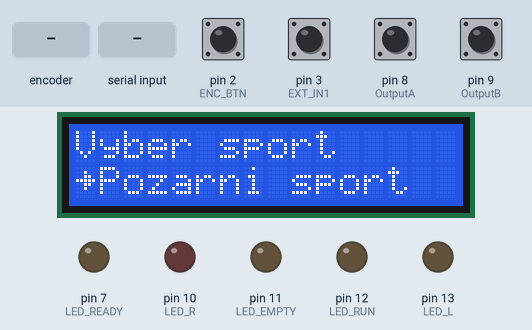
Bench run of a program on a simulated Arduino Uno, built with avr-gcc and run on an emulated ATmega328P. On the bench: 16×2 character LCD, output pins drawn as LEDs (lit = HIGH). Dashed ring = blinking. Inputs (shaded band) come from the test bench; at power-on: pin 2 (ENC_BTN), pin 3 (EXT_IN1), pin 8 (OutputA), pin 9 (OutputB) HIGH. What the program prints to the serial monitor is not drawn.

Above: at 2.3 s.
2.4 s: pin 2 (ENC_BTN) pulled LOW for 1 s
At 3.68 s:
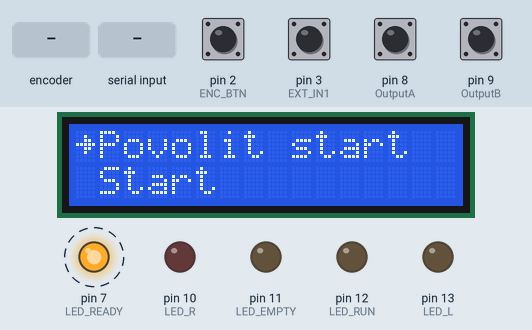
5.9 s: pin 3 (EXT_IN1) pulled LOW for 0.15 s
At 6.07 s:
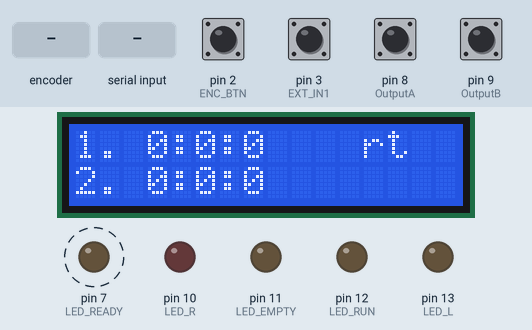
6.6 s: rotary encoder on pin 8 (OutputA) / pin 9 (OutputB) turned 3 steps (first pin leading)
At 7.03 s:
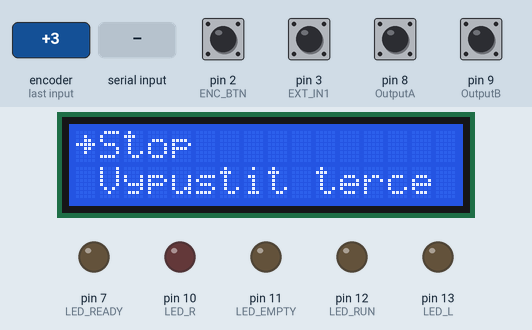
9.3 s: "E" received over Serial
At 9.7 s:
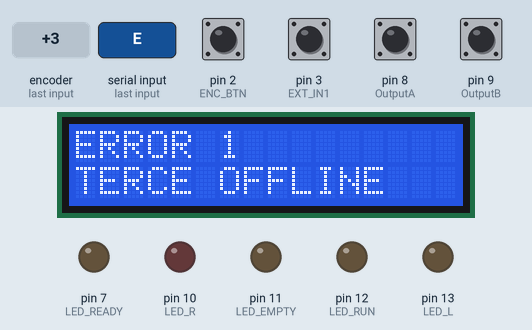
10.8 s: "B" received over Serial
At 10.83 s:
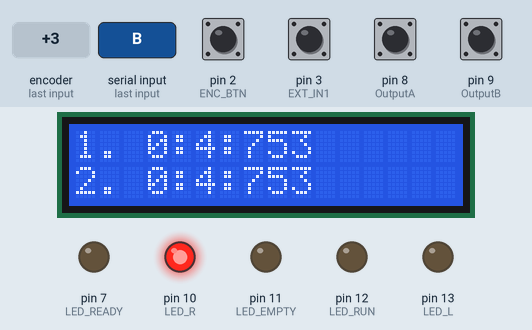
13.4 s: pin 2 (ENC_BTN) pulled LOW for 0.15 s
At 14.38 s:
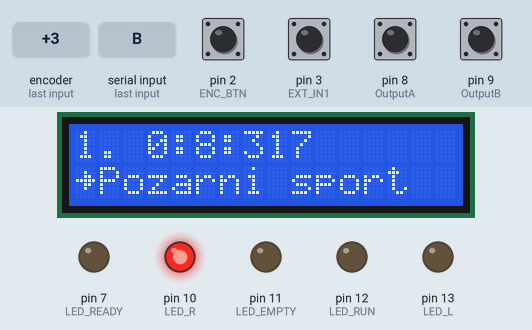
Timing chart, 0 to 15.1 s (numbered marks = the images above; inputs shaded):
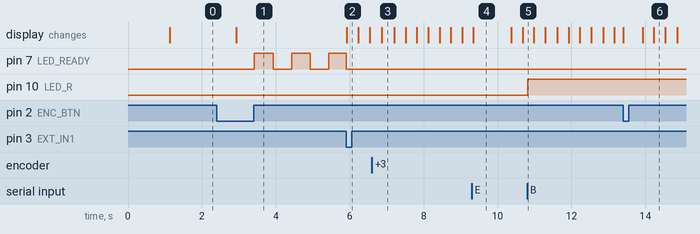

The program:

main.cpp
```cpp
//####### PROGRAM PRO OVLADACI PULT HASICSKYCH STOPEK  ######
// PROGRAM VYTVORIL JAN DRSKA PRO JEDNOTKU SDH JIZBICE
/*
              /----/  /----/        /----/  /----/
             /    /  /    /  /--/  /    /  /    /
            /----/  /----/        /----/  /----/
           /    /  /    /  /--/  /    /  /    /
          /----/  /----/        /----/  /----/
*/

// VERZE 1.0
// POSLEDNI UPRAVA 14.05.2022

#include <Wire.h>
#include <Arduino.h>
#include <LiquidCrystal_I2C.h>
#include <stdlib.h>
#include <sdhTimer.h>
#include "ledControl.h"
LiquidCrystal_I2C lcd(0x3F,16,2);

int counter = 0;
int page=1;
int Ready=0;
int submenu=0;
bool pushed = 0;
int aState;
int aLastState;
int last_counter=0;
bool started = false;
unsigned long int actTime, prevTime = 0;
unsigned long int ButtonActTime, ButtonPrevTime = 0;
bool timerReady = false;

int error = 0;
bool endR, endL = false;
bool button;

TimerData timerL;
TimerData timerR;
LED ledReady;

uint8_t arrow[8] = {0x00, 0x04 ,0x06, 0x1f, 0x06, 0x04, 0x00};

// Externi klavesnice
#define E_Start A0
#define E_Stop A1
#define E_Reset A2
#define E_Enable A3

// Enkoder
#define ENC_BTN 2
#define OutputA 8
#define OutputB 9

// Externi vstupy start
#define EXT_IN1 3 // moznost vyuziti preruseni
#define EXT_IN2 4

// Indikacni LED

#define LED_READY 7
#define LED_R 10
#define LED_L 13
#define LED_EMPTY 11
#define LED_RUN 12

/// text1 - 1. radek, text2 - 2. radek, buttonPushed - promenna pro nulovani promenne pushed, position - pozice sipky (1 - UP; 0 - DOWN; 2 - NIC), waitMs - delay
void LcdMenuWrite (String text1,String text2,bool buttonPushed,int position,unsigned long int waitMs = 0);
void ClearMenuData();
void PrintTime(TimerData data,int id);

void setup()
{
  // Externi klavesnice
  pinMode(E_Start, INPUT);
  pinMode(E_Stop, INPUT);
  pinMode(E_Reset, INPUT);
  pinMode(E_Enable, INPUT);

  // Enkoder
  pinMode (ENC_BTN,INPUT_PULLUP);
  pinMode (OutputA,INPUT);
  pinMode (OutputB,INPUT);

  // Externi vstupy start
  pinMode (EXT_IN1,INPUT_PULLUP);
  pinMode (EXT_IN2,INPUT_PULLUP);

  // Indikacni LED
  pinMode (LED_READY, OUTPUT);
  pinMode (LED_R, OUTPUT);
  pinMode (LED_L, OUTPUT);
  pinMode (LED_EMPTY, OUTPUT);
  pinMode (LED_RUN, OUTPUT);

  aLastState = digitalRead(OutputA);

  lcd.init();
  lcd.backlight();
  lcd.createChar(1, arrow);
  lcd.home();
  lcd.clear();

  Serial.begin(9600);

  LcdMenuWrite("  SDH JIZBICE","       V1",pushed,1,1000);
  LcdMenuWrite("Vyber sport","Pozarni sport",pushed,0);

  Serial.print("I");

}

void loop()
{
  if(timerReady)
  {
    digitalWrite(LED_READY,ledReady.blink(500));
    if(!digitalRead(EXT_IN1))
    {
      started = true;
      Serial.print("A");
      timerL.init();
      timerR.init();
      timerL.startTimming();
      timerR.startTimming();
      timerReady = false;
    }
  }

  if (started)
  {
    digitalWrite(LED_EMPTY,LOW);
    digitalWrite(LED_READY,LOW);
    timerL.Time();
    timerR.Time();
    if(!endL&&!button)
      PrintTime(timerL,1);
    if(!endR&&!button)
      PrintTime(timerR,2);
    if(endL&&endR)
    {
      started = false;
      endL = false;
      endR = false;
    }
    ButtonActTime = millis();

    if(!digitalRead(ENC_BTN))
      button = true;

    if(ButtonActTime - ButtonPrevTime > 7000)
    {
      button = false;
      ButtonPrevTime = ButtonActTime;
    }
  }

  actTime = millis();

  if(actTime - prevTime > 50) // kazdych 50 ms kontrola prijatych zprav - RESET,INIT apod.
  {
    if(Serial.available())
    {
      char txt = Serial.read();
      switch(txt)
      {
        case 'A':
          digitalWrite(LED_READY,HIGH);
          break;
        case 'B':
          digitalWrite(LED_R,HIGH);
          timerR.stopTimming();
          endR = true;
          break;
        case 'C':
          digitalWrite(LED_L,HIGH);
          endL = true;
          timerL.stopTimming();
          break;
        case 'D':
          digitalWrite(LED_R,LOW);
          digitalWrite(LED_L,LOW);
          digitalWrite(LED_EMPTY,HIGH);
          break;
        case 'E':
          error = 1;
          LcdMenuWrite("ERROR 1","TERCE OFFLINE",pushed,2,1000);
          submenu = 1;
          pushed = 1;
          break;
        case 'F':
          error = 2;
          break;
      }
    }
    prevTime = actTime;
  }

  if((last_counter > counter) || (last_counter < counter)  || pushed) // LCD MENU se zobrazi pouze při změně stavu encoderu nebo stisknuti tlacitka
  {
    if(!started)
      button = false;
    //SUBMENU - VOLBA SPORTU - VIZUALIZACE
    if(submenu == 0)
    {
      switch (counter)
      {
      case 0:
        LcdMenuWrite("Vyber sport","Pozarni sport",pushed,0);
        page=1;
        break;
      case 1:
        LcdMenuWrite("Vyber sport","5+1",pushed,0);
        page=2;
        break;
      case 2:
        LcdMenuWrite("Vyber sport","Odpocet",pushed,0);
        page=3;
        break;
      case 3:
        LcdMenuWrite("Vyber sport","Pocitadlo skore",pushed,0);
        page=4;
        break;
      }
    }//submenu = 0;

    //SUBMENU - POZARNI SPORT - VIZUALIZACE
    if(submenu == 1)
    {
      switch(counter)
      {
        case 0:
          page=1;
          pushed=0;
          LcdMenuWrite("Povolit start"," Start",pushed,1);
          break;
        case 1:
          page=2;
          pushed=0;
          LcdMenuWrite("Start"," Reset",pushed,1);
          break;
        case 2:
          page=3;
          pushed=0;
          LcdMenuWrite("Reset"," Stop",pushed,1);
          break;
        case 3:
          page=4;
          pushed=0;
          LcdMenuWrite("Stop"," Vypustit terce",pushed,1);
          break;
        case 4:
          page=5;
          pushed=0;
          LcdMenuWrite(" Stop","Vypustit terce",pushed,0);
          break;
      }
    }//submenu = 1;

    //SUBMENU Technicky vycvik druzstva 5+1 - VIZUALIZACE
    if(submenu == 2)
    {
      switch (counter)
      {
        case 0:
          page=1;
          pushed=0;
          LcdMenuWrite("Povolit start"," Start",pushed,1);
          break;
        case 1:
          page=2;
          pushed=0;
          LcdMenuWrite("Start"," Stop",pushed,1);
          break;
        case 2:
          page=3;
          pushed=0;
          LcdMenuWrite("Stop"," Reset",pushed,1);
          break;
        case 3:
          page=4;
          pushed=0;
          LcdMenuWrite(" Stop"," Reset",pushed,0);
          break;
      }
    }//submenu = 2;

    //SUBMENU Odpocet - VIZUALIZACE
    if(submenu == 3)
    {
      switch(counter)
      {
        case 0:
          page=1;
          pushed=0;
          LcdMenuWrite("Start"," Stop",pushed,1);
          break;
        case 1:
          page=2;
          pushed=0;
          LcdMenuWrite("Stop"," Reset",pushed,1);
          break;
        case 2:
          page=3;
          pushed=0;
          LcdMenuWrite("Reset"," Nastaveni casu",pushed,1);
          break;
        case 3:
          page=4;
          pushed=0;
          LcdMenuWrite(" Reset","Nastaveni casu",pushed,0);
          break;
      }
     }//submenu = 3;

    //SUBMENU Pocitadlo skore - VIZUALIZACE
    if(submenu == 4)
    {
      switch(counter)
      {
        case 0:
          page=1;
          pushed=0;
          LcdMenuWrite("Vynulovat"," Odecist bod D",pushed,1);
          break;
        case 1:
          page=2;
          pushed=0;
          LcdMenuWrite("Odecist bod D"," Odecist bod H",pushed,1);
          break;
        case 2:
          page=3;
          pushed=0;
          LcdMenuWrite(" Odecist bod D","Odecist bod H",pushed,0);
          break;
      }
    }//submenu = 4;
    Ready=1;
  }

  last_counter = counter; //ulozeni posledni hodnoty citace

    if(!digitalRead(ENC_BTN)) // akce po potvrzeni nabidky v menu
  {
    //SUBMENU - POZARNI SPORT - PRIKAZY
    if(submenu == 1)
    {
      //Serial.println(page);
      switch(page)
      {
        case 1:
          ClearMenuData();
          //Serial.print("POVOLIT\n");
          timerReady = true;
          //mySerial.write("POVOLIT\n");
          break;
        case 2:
          ClearMenuData();
          if(timerReady)
          {
            Serial.print("A");    // START
            started = true;
            timerL.init();
            timerR.init();
            timerL.startTimming();
            timerR.startTimming();
            timerReady = false;
          }
          break;
        case 3:
          ClearMenuData();
          Serial.print("C");  // RESET
          timerL.stopTimming();
          timerR.stopTimming();
          timerL.init();
          timerR.init();
          started = false;
          timerReady = false;
          delay(500);
          break;
        case 4:
          ClearMenuData();
          Serial.print("B"); //STOP
          timerL.stopTimming();
          timerR.stopTimming();
          started = false;
          timerReady = false;
          delay(500);
          break;
        case 5:
          ClearMenuData();
          Serial.print("D"); // VYPUSTIT
          delay(500);
          break;
      }
    }//end of submenu 1
    //SUBMENU Technicky vycvik druzstva 5+1 - PRIKAZY
    if(submenu == 2)
    {
      switch(page)
      {
        case 1:
          ClearMenuData();
          delay(500);
        //  Serial.print("VYPUSTIT\n");
          break;
        case 2:
          ClearMenuData();
        //  Serial.print("STAV\n");
          delay(500);
          break;
        case 3:
          ClearMenuData();
          delay(500);
          break;
        case 4:
          ClearMenuData();
          delay(500);
          break;
        case 5:
          ClearMenuData();
          delay(500);
          break;
        case 6:
          ClearMenuData();
          delay(500);
          break;
      }
    }//end of submenu 2
    //SUBMENU Odpocet - PRIKAZY
    if(submenu == 3)
    {
      switch(page)
      {
        case 1:
          ClearMenuData();
          delay(500);
          break;
        case 2:
          ClearMenuData();
          delay(500);
          break;
        case 3:
          ClearMenuData();
          delay(500);
          break;
        case 4:
          ClearMenuData();
          delay(500);
          break;
      }
    }//end of submenu 3
    //SUBMENU Pocitadlo skore - PRIKAZY
    if(submenu == 4)
    {
      switch(page)
      {
        case 1:
          ClearMenuData();
          delay(500);
          //vynulovat_score();
          break;
        case 2:
          ClearMenuData();
          delay(500);
          //Domaci_minus();
          break;
        case 3:
          ClearMenuData();
          delay(500);
          //Hoste_minus();
          break;
      }
    }//end of submenu 4
    //SUBMENU - VOLBA SPORTU - PRIKAZY
  }

  if(submenu == 0 && !digitalRead(ENC_BTN))
    {
      switch(page)
      {
        case 1:
          submenu=1;
          counter=0;
          pushed=1;
          delay(500);
          //Serial.println("SUBMENU1 & READY");
          break;
        case 2:
          submenu=2;
          counter=0;
          pushed=1;
          delay(500);
          break;
        case 3:
          submenu=3;
          counter=0;
          pushed=1;
          delay(500);
          break;
        case 4:
          submenu=4;
          counter=0;
          pushed=1;
          delay(500);
          break;
      }
    }


  aState = digitalRead(OutputA); // Reads the "current" state of the OutputA

  if (aState != aLastState)
  {
    if (digitalRead(OutputB) != aState)
    {
      if(counter <6)
      counter ++;
    }
    else
    {
      if (counter > 0)
        counter --;
      else counter = 0;
    }
  }
    aLastState = aState;

}

void LcdMenuWrite (String text1,String text2,bool buttonPushed,int position,unsigned long int waitMs)
{
  lcd.clear();
  lcd.setCursor(0,0);
  if(position == 1)    /// ARROW UP
    lcd.write(1);
  lcd.print(text1);
  lcd.setCursor(0,1);
  if(position == 0)   /// ARROW DOWN
    lcd.write(1);
  lcd.print(text2);
  if(buttonPushed)
    buttonPushed=0;
  delay(waitMs);
}

void ClearMenuData()
{
  submenu=0;
  counter=0;
  pushed=0;
  Ready=0;
}

void PrintTime(TimerData data,int id)
{
  if(id == 1)
  {
    lcd.setCursor(0,0);   //první řádek
    lcd.print("1. ");
  }
  else
  {
    lcd.setCursor(0,1);   //druhý řádek
    lcd.print("2. ");
  }
  lcd.print(data.casTERC_M);
  lcd.print(":");
  lcd.print(data.casTERC_S);
  lcd.print(":");
  lcd.print(data.casTERC_ms);
  lcd.print("    ");
}
```

ledControl.cpp
```cpp
#include "ledControl.h"
#include "Arduino.h"

bool LED::blink(int time)
{
    LedActTime = millis();

    if(LedActTime - LedPrevTime > time)
    {
      ledState = not ledState;
      LedPrevTime = LedActTime;
    }
    return ledState;
}
```

ledControl.h
```cpp
#ifndef LEDCONTROL
#define LEDCONTROL

class LED
{
private:

public:

  unsigned long int LedActTime = 0;
  unsigned long int LedPrevTime = 0;
  bool ledState = false;

  bool blink(int time);
};

#endif // LEDCONTROL
```

sdhTimer.cpp
```cpp
# include "sdhTimer.h"
# include <Arduino.h>

void TimerData::init()
{
  casSTART = 0;       //startovní čas
  casODPOCET = 0;     //delka odpoctu
  casTERC = 0;        //průběžný čas 1. terče
  casTERC_end = 0;    //konečný čas 1. terče
  casTERC_M = 0;      //konečný čas 1. terče - minuty
  casTERC_S = 0;       //konečný čas 1. terče - sekundy
  casTERC_ms = 0;      //konečný čas 1. terče - ms
}

void TimerData::startTimming()
{
  casSTART = millis();
}

void TimerData::stopTimming()
{
  casTERC_end = millis() - casSTART;
  casTERC_M = casTERC_end / 60000;  //výpočet minut
  casTERC_S = casTERC_end % 60000;  //výpočet sekund
  casTERC_S = casTERC_S / 1000;     //výpočet sekund
  casTERC_ms = casTERC_end % 1000;  //výpočet ms
}

void TimerData::Time()
{
  casTERC = millis() - casSTART;
  casTERC_M = casTERC / 60000;
  casTERC_S = (casTERC % 60000)/1000;
  casTERC_ms = casTERC % 1000;
}

void TimerData::sendDataSerial(char name)
{
  Serial.println(casTERC);
}
```

sdhTimer.h
```cpp
#ifndef SDHTIMER
#define SDHTIMER

class TimerData
{
private:

public:

  long casSTART = 0;          //startovní čas
  long casODPOCET = 0;
  long casTERC = 0;           //průběžný čas 1. terče
  long casTERC_end = 0;       //konečný čas 1. terče
  long casTERC_M = 0;         //konečný čas 1. terče - minuty
  long casTERC_S = 0;         //konečný čas 1. terče - sekundy
  long casTERC_ms = 0;        //konečný čas 1. terče - ms

  void init();
  void startTimming();
  void stopTimming();
  void Time();
  void sendDataSerial(char name);
};

#endif // SDH TIMER
```

Measured:
- after the input at 2.4 s, pin 7 (LED_READY): alternates HIGH for 0.50 s and LOW for 0.50 s, starting after 1.0 s; the display: changes after 0.52 s (image 1)
- after the input at 5.9 s, the display: changes at once (image 2)
- after the input at 6.6 s, the display: changes after 0.27 s (image 3)
- after the input at 9.3 s, the display: changes at once (image 4)
- after the input at 10.8 s, pin 10 (LED_R): LOW → HIGH at once
- what the display in image 4 shows lasts 1.1 s, from 9.3 s to 10.4 s
